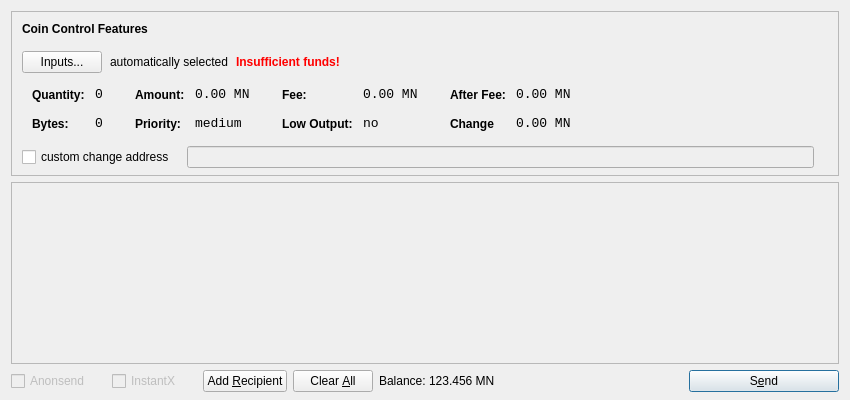
<?xml version="1.0" encoding="UTF-8"?>
<ui version="4.0">
 <class>SendCoinsDialog</class>
 <widget class="QDialog" name="SendCoinsDialog">
  <property name="geometry">
   <rect>
    <x>0</x>
    <y>0</y>
    <width>850</width>
    <height>400</height>
   </rect>
  </property>
  <property name="windowTitle">
   <string>Send Coins</string>
  </property>
  <layout class="QVBoxLayout" name="verticalLayout" stretch="0,1,0">
   <property name="bottomMargin">
    <number>8</number>
   </property>
   <item>
    <widget class="QFrame" name="frameCoinControl">
     <property name="sizePolicy">
      <sizepolicy hsizetype="Expanding" vsizetype="Expanding">
       <horstretch>0</horstretch>
       <verstretch>0</verstretch>
      </sizepolicy>
     </property>
     <property name="maximumSize">
      <size>
       <width>16777215</width>
       <height>16777215</height>
      </size>
     </property>
     <property name="frameShape">
      <enum>QFrame::StyledPanel</enum>
     </property>
     <property name="frameShadow">
      <enum>QFrame::Sunken</enum>
     </property>
     <layout class="QVBoxLayout" name="verticalLayoutCoinControl2">
      <property name="spacing">
       <number>-1</number>
      </property>
      <property name="leftMargin">
       <number>0</number>
      </property>
      <property name="topMargin">
       <number>0</number>
      </property>
      <property name="rightMargin">
       <number>0</number>
      </property>
      <property name="bottomMargin">
       <number>6</number>
      </property>
      <item>
       <layout class="QVBoxLayout" name="verticalLayoutCoinControl" stretch="0,0,0,0,1">
        <property name="spacing">
         <number>0</number>
        </property>
        <property name="leftMargin">
         <number>10</number>
        </property>
        <property name="topMargin">
         <number>10</number>
        </property>
        <item>
         <layout class="QHBoxLayout" name="horizontalLayoutCoinControl1">
          <property name="bottomMargin">
           <number>15</number>
          </property>
          <item>
           <widget class="QLabel" name="labelCoinControlFeatures">
            <property name="sizePolicy">
             <sizepolicy hsizetype="Preferred" vsizetype="Maximum">
              <horstretch>0</horstretch>
              <verstretch>0</verstretch>
             </sizepolicy>
            </property>
            <property name="font">
             <font>
              <weight>75</weight>
              <bold>true</bold>
             </font>
            </property>
            <property name="styleSheet">
             <string notr="true">font-weight:bold;</string>
            </property>
            <property name="text">
             <string>Coin Control Features</string>
            </property>
           </widget>
          </item>
         </layout>
        </item>
        <item>
         <layout class="QHBoxLayout" name="horizontalLayoutCoinControl2" stretch="0,0,0,0">
          <property name="spacing">
           <number>8</number>
          </property>
          <property name="bottomMargin">
           <number>10</number>
          </property>
          <item>
           <widget class="QPushButton" name="pushButtonCoinControl">
            <property name="styleSheet">
             <string notr="true"/>
            </property>
            <property name="text">
             <string>Inputs...</string>
            </property>
           </widget>
          </item>
          <item>
           <widget class="QLabel" name="labelCoinControlAutomaticallySelected">
            <property name="text">
             <string>automatically selected</string>
            </property>
            <property name="margin">
             <number>5</number>
            </property>
           </widget>
          </item>
          <item>
           <widget class="QLabel" name="labelCoinControlInsuffFunds">
            <property name="font">
             <font>
              <weight>75</weight>
              <bold>true</bold>
             </font>
            </property>
            <property name="styleSheet">
             <string notr="true">color:red;font-weight:bold;</string>
            </property>
            <property name="text">
             <string>Insufficient funds!</string>
            </property>
            <property name="margin">
             <number>5</number>
            </property>
           </widget>
          </item>
          <item>
           <spacer name="horizontalSpacerCoinControl">
            <property name="orientation">
             <enum>Qt::Horizontal</enum>
            </property>
            <property name="sizeHint" stdset="0">
             <size>
              <width>40</width>
              <height>1</height>
             </size>
            </property>
           </spacer>
          </item>
         </layout>
        </item>
        <item>
         <widget class="QWidget" name="widgetCoinControl" native="true">
          <property name="sizePolicy">
           <sizepolicy hsizetype="Preferred" vsizetype="Preferred">
            <horstretch>0</horstretch>
            <verstretch>0</verstretch>
           </sizepolicy>
          </property>
          <property name="minimumSize">
           <size>
            <width>0</width>
            <height>0</height>
           </size>
          </property>
          <property name="styleSheet">
           <string notr="true"/>
          </property>
          <layout class="QHBoxLayout" name="horizontalLayoutCoinControl5">
           <property name="margin">
            <number>0</number>
           </property>
           <item>
            <layout class="QHBoxLayout" name="horizontalLayoutCoinControl3" stretch="0,0,0,1">
             <property name="spacing">
              <number>20</number>
             </property>
             <property name="topMargin">
              <number>0</number>
             </property>
             <property name="bottomMargin">
              <number>10</number>
             </property>
             <item>
              <layout class="QFormLayout" name="formLayoutCoinControl1">
               <property name="horizontalSpacing">
                <number>10</number>
               </property>
               <property name="verticalSpacing">
                <number>14</number>
               </property>
               <property name="leftMargin">
                <number>10</number>
               </property>
               <property name="topMargin">
                <number>4</number>
               </property>
               <property name="rightMargin">
                <number>6</number>
               </property>
               <item row="0" column="0">
                <widget class="QLabel" name="labelCoinControlQuantityText">
                 <property name="styleSheet">
                  <string notr="true">font-weight:bold;</string>
                 </property>
                 <property name="text">
                  <string>Quantity:</string>
                 </property>
                 <property name="margin">
                  <number>0</number>
                 </property>
                </widget>
               </item>
               <item row="0" column="1">
                <widget class="QLabel" name="labelCoinControlQuantity">
                 <property name="font">
                  <font>
                   <family>Monospace</family>
                   <pointsize>10</pointsize>
                  </font>
                 </property>
                 <property name="cursor">
                  <cursorShape>IBeamCursor</cursorShape>
                 </property>
                 <property name="contextMenuPolicy">
                  <enum>Qt::ActionsContextMenu</enum>
                 </property>
                 <property name="text">
                  <string>0</string>
                 </property>
                 <property name="margin">
                  <number>0</number>
                 </property>
                 <property name="textInteractionFlags">
                  <set>Qt::LinksAccessibleByMouse|Qt::TextSelectableByKeyboard|Qt::TextSelectableByMouse</set>
                 </property>
                </widget>
               </item>
               <item row="1" column="0">
                <widget class="QLabel" name="labelCoinControlBytesText">
                 <property name="styleSheet">
                  <string notr="true">font-weight:bold;</string>
                 </property>
                 <property name="text">
                  <string>Bytes:</string>
                 </property>
                </widget>
               </item>
               <item row="1" column="1">
                <widget class="QLabel" name="labelCoinControlBytes">
                 <property name="font">
                  <font>
                   <family>Monospace</family>
                   <pointsize>10</pointsize>
                  </font>
                 </property>
                 <property name="cursor">
                  <cursorShape>IBeamCursor</cursorShape>
                 </property>
                 <property name="contextMenuPolicy">
                  <enum>Qt::ActionsContextMenu</enum>
                 </property>
                 <property name="text">
                  <string>0</string>
                 </property>
                 <property name="textInteractionFlags">
                  <set>Qt::LinksAccessibleByMouse|Qt::TextSelectableByKeyboard|Qt::TextSelectableByMouse</set>
                 </property>
                </widget>
               </item>
              </layout>
             </item>
             <item>
              <layout class="QFormLayout" name="formLayoutCoinControl2">
               <property name="horizontalSpacing">
                <number>10</number>
               </property>
               <property name="verticalSpacing">
                <number>14</number>
               </property>
               <property name="leftMargin">
                <number>6</number>
               </property>
               <property name="topMargin">
                <number>4</number>
               </property>
               <property name="rightMargin">
                <number>6</number>
               </property>
               <item row="0" column="0">
                <widget class="QLabel" name="labelCoinControlAmountText">
                 <property name="styleSheet">
                  <string notr="true">font-weight:bold;</string>
                 </property>
                 <property name="text">
                  <string>Amount:</string>
                 </property>
                 <property name="margin">
                  <number>0</number>
                 </property>
                </widget>
               </item>
               <item row="0" column="1">
                <widget class="QLabel" name="labelCoinControlAmount">
                 <property name="font">
                  <font>
                   <family>Monospace</family>
                   <pointsize>10</pointsize>
                  </font>
                 </property>
                 <property name="cursor">
                  <cursorShape>IBeamCursor</cursorShape>
                 </property>
                 <property name="contextMenuPolicy">
                  <enum>Qt::ActionsContextMenu</enum>
                 </property>
                 <property name="text">
                  <string>0.00 MN</string>
                 </property>
                 <property name="textInteractionFlags">
                  <set>Qt::LinksAccessibleByMouse|Qt::TextSelectableByKeyboard|Qt::TextSelectableByMouse</set>
                 </property>
                </widget>
               </item>
               <item row="1" column="0">
                <widget class="QLabel" name="labelCoinControlPriorityText">
                 <property name="styleSheet">
                  <string notr="true">font-weight:bold;</string>
                 </property>
                 <property name="text">
                  <string>Priority:</string>
                 </property>
                </widget>
               </item>
               <item row="1" column="1">
                <widget class="QLabel" name="labelCoinControlPriority">
                 <property name="font">
                  <font>
                   <family>Monospace</family>
                   <pointsize>10</pointsize>
                  </font>
                 </property>
                 <property name="cursor">
                  <cursorShape>IBeamCursor</cursorShape>
                 </property>
                 <property name="contextMenuPolicy">
                  <enum>Qt::ActionsContextMenu</enum>
                 </property>
                 <property name="text">
                  <string>medium</string>
                 </property>
                 <property name="textInteractionFlags">
                  <set>Qt::LinksAccessibleByMouse|Qt::TextSelectableByKeyboard|Qt::TextSelectableByMouse</set>
                 </property>
                </widget>
               </item>
              </layout>
             </item>
             <item>
              <layout class="QFormLayout" name="formLayoutCoinControl3">
               <property name="horizontalSpacing">
                <number>10</number>
               </property>
               <property name="verticalSpacing">
                <number>14</number>
               </property>
               <property name="leftMargin">
                <number>6</number>
               </property>
               <property name="topMargin">
                <number>4</number>
               </property>
               <property name="rightMargin">
                <number>6</number>
               </property>
               <item row="0" column="0">
                <widget class="QLabel" name="labelCoinControlFeeText">
                 <property name="styleSheet">
                  <string notr="true">font-weight:bold;</string>
                 </property>
                 <property name="text">
                  <string>Fee:</string>
                 </property>
                 <property name="margin">
                  <number>0</number>
                 </property>
                </widget>
               </item>
               <item row="0" column="1">
                <widget class="QLabel" name="labelCoinControlFee">
                 <property name="font">
                  <font>
                   <family>Monospace</family>
                   <pointsize>10</pointsize>
                  </font>
                 </property>
                 <property name="cursor">
                  <cursorShape>IBeamCursor</cursorShape>
                 </property>
                 <property name="contextMenuPolicy">
                  <enum>Qt::ActionsContextMenu</enum>
                 </property>
                 <property name="text">
                  <string>0.00 MN</string>
                 </property>
                 <property name="textInteractionFlags">
                  <set>Qt::LinksAccessibleByMouse|Qt::TextSelectableByKeyboard|Qt::TextSelectableByMouse</set>
                 </property>
                </widget>
               </item>
               <item row="1" column="0">
                <widget class="QLabel" name="labelCoinControlLowOutputText">
                 <property name="styleSheet">
                  <string notr="true">font-weight:bold;</string>
                 </property>
                 <property name="text">
                  <string>Low Output:</string>
                 </property>
                </widget>
               </item>
               <item row="1" column="1">
                <widget class="QLabel" name="labelCoinControlLowOutput">
                 <property name="font">
                  <font>
                   <family>Monospace</family>
                   <pointsize>10</pointsize>
                  </font>
                 </property>
                 <property name="cursor">
                  <cursorShape>IBeamCursor</cursorShape>
                 </property>
                 <property name="contextMenuPolicy">
                  <enum>Qt::ActionsContextMenu</enum>
                 </property>
                 <property name="text">
                  <string>no</string>
                 </property>
                 <property name="textInteractionFlags">
                  <set>Qt::LinksAccessibleByMouse|Qt::TextSelectableByKeyboard|Qt::TextSelectableByMouse</set>
                 </property>
                </widget>
               </item>
              </layout>
             </item>
             <item>
              <layout class="QFormLayout" name="formLayoutCoinControl4">
               <property name="horizontalSpacing">
                <number>10</number>
               </property>
               <property name="verticalSpacing">
                <number>14</number>
               </property>
               <property name="leftMargin">
                <number>6</number>
               </property>
               <property name="topMargin">
                <number>4</number>
               </property>
               <property name="rightMargin">
                <number>6</number>
               </property>
               <item row="0" column="0">
                <widget class="QLabel" name="labelCoinControlAfterFeeText">
                 <property name="styleSheet">
                  <string notr="true">font-weight:bold;</string>
                 </property>
                 <property name="text">
                  <string>After Fee:</string>
                 </property>
                 <property name="margin">
                  <number>0</number>
                 </property>
                </widget>
               </item>
               <item row="0" column="1">
                <widget class="QLabel" name="labelCoinControlAfterFee">
                 <property name="font">
                  <font>
                   <family>Monospace</family>
                   <pointsize>10</pointsize>
                  </font>
                 </property>
                 <property name="cursor">
                  <cursorShape>IBeamCursor</cursorShape>
                 </property>
                 <property name="contextMenuPolicy">
                  <enum>Qt::ActionsContextMenu</enum>
                 </property>
                 <property name="text">
                  <string>0.00 MN</string>
                 </property>
                 <property name="textInteractionFlags">
                  <set>Qt::LinksAccessibleByMouse|Qt::TextSelectableByKeyboard|Qt::TextSelectableByMouse</set>
                 </property>
                </widget>
               </item>
               <item row="1" column="0">
                <widget class="QLabel" name="labelCoinControlChangeText">
                 <property name="styleSheet">
                  <string notr="true">font-weight:bold;</string>
                 </property>
                 <property name="text">
                  <string>Change</string>
                 </property>
                </widget>
               </item>
               <item row="1" column="1">
                <widget class="QLabel" name="labelCoinControlChange">
                 <property name="font">
                  <font>
                   <family>Monospace</family>
                   <pointsize>10</pointsize>
                  </font>
                 </property>
                 <property name="cursor">
                  <cursorShape>IBeamCursor</cursorShape>
                 </property>
                 <property name="contextMenuPolicy">
                  <enum>Qt::ActionsContextMenu</enum>
                 </property>
                 <property name="text">
                  <string>0.00 MN</string>
                 </property>
                 <property name="textInteractionFlags">
                  <set>Qt::LinksAccessibleByMouse|Qt::TextSelectableByKeyboard|Qt::TextSelectableByMouse</set>
                 </property>
                </widget>
               </item>
              </layout>
             </item>
            </layout>
           </item>
          </layout>
         </widget>
        </item>
        <item>
         <layout class="QHBoxLayout" name="horizontalLayoutCoinControl4" stretch="0,0,0">
          <property name="spacing">
           <number>12</number>
          </property>
          <property name="sizeConstraint">
           <enum>QLayout::SetDefaultConstraint</enum>
          </property>
          <property name="topMargin">
           <number>5</number>
          </property>
          <property name="rightMargin">
           <number>5</number>
          </property>
          <item>
           <widget class="QCheckBox" name="checkBoxCoinControlChange">
            <property name="text">
             <string>custom change address</string>
            </property>
           </widget>
          </item>
          <item>
           <widget class="QLineEdit" name="lineEditCoinControlChange">
            <property name="enabled">
             <bool>false</bool>
            </property>
            <property name="sizePolicy">
             <sizepolicy hsizetype="Expanding" vsizetype="Fixed">
              <horstretch>0</horstretch>
              <verstretch>0</verstretch>
             </sizepolicy>
            </property>
           </widget>
          </item>
          <item>
           <widget class="QLabel" name="labelCoinControlChangeLabel">
            <property name="sizePolicy">
             <sizepolicy hsizetype="Preferred" vsizetype="Expanding">
              <horstretch>0</horstretch>
              <verstretch>0</verstretch>
             </sizepolicy>
            </property>
            <property name="minimumSize">
             <size>
              <width>0</width>
              <height>0</height>
             </size>
            </property>
            <property name="text">
             <string/>
            </property>
            <property name="margin">
             <number>3</number>
            </property>
           </widget>
          </item>
         </layout>
        </item>
        <item>
         <spacer name="verticalSpacerCoinControl">
          <property name="orientation">
           <enum>Qt::Vertical</enum>
          </property>
          <property name="sizeHint" stdset="0">
           <size>
            <width>800</width>
            <height>1</height>
           </size>
          </property>
         </spacer>
        </item>
       </layout>
      </item>
     </layout>
    </widget>
   </item>
   <item>
    <widget class="QScrollArea" name="scrollArea">
     <property name="widgetResizable">
      <bool>true</bool>
     </property>
     <widget class="QWidget" name="scrollAreaWidgetContents">
      <property name="geometry">
       <rect>
        <x>0</x>
        <y>0</y>
        <width>836</width>
        <height>168</height>
       </rect>
      </property>
      <layout class="QVBoxLayout" name="verticalLayout_2">
       <property name="margin">
        <number>0</number>
       </property>
       <item>
        <layout class="QVBoxLayout" name="entries">
         <property name="spacing">
          <number>6</number>
         </property>
        </layout>
       </item>
       <item>
        <spacer name="verticalSpacer">
         <property name="orientation">
          <enum>Qt::Vertical</enum>
         </property>
         <property name="sizeHint" stdset="0">
          <size>
           <width>20</width>
           <height>40</height>
          </size>
         </property>
        </spacer>
       </item>
      </layout>
     </widget>
    </widget>
   </item>
   <item>
    <layout class="QHBoxLayout" name="horizontalLayout">
     <item>
      <widget class="QCheckBox" name="checkUseAnonsend">
       <property name="enabled">
        <bool>false</bool>
       </property>
       <property name="minimumSize">
        <size>
         <width>95</width>
         <height>0</height>
        </size>
       </property>
       <property name="styleSheet">
        <string notr="true"/>
       </property>
       <property name="text">
        <string>Anonsend</string>
       </property>
       <property name="checked">
        <bool>false</bool>
       </property>
      </widget>
     </item>
     <item>
      <widget class="QCheckBox" name="checkInstantX">
       <property name="enabled">
        <bool>false</bool>
       </property>
       <property name="minimumSize">
        <size>
         <width>85</width>
         <height>0</height>
        </size>
       </property>
       <property name="styleSheet">
        <string notr="true"/>
       </property>
       <property name="text">
        <string>InstantX</string>
       </property>
      </widget>
     </item>
     <item>
      <widget class="QPushButton" name="addButton">
       <property name="toolTip">
        <string>Send to multiple recipients at once</string>
       </property>
       <property name="text">
        <string>Add &amp;Recipient</string>
       </property>
       <property name="icon">
        <iconset resource="../bitcoin.qrc">
         <normaloff>:/icons/add</normaloff>:/icons/add</iconset>
       </property>
       <property name="autoDefault">
        <bool>false</bool>
       </property>
      </widget>
     </item>
     <item>
      <widget class="QPushButton" name="clearButton">
       <property name="sizePolicy">
        <sizepolicy hsizetype="Minimum" vsizetype="Fixed">
         <horstretch>0</horstretch>
         <verstretch>0</verstretch>
        </sizepolicy>
       </property>
       <property name="toolTip">
        <string>Remove all transaction fields</string>
       </property>
       <property name="text">
        <string>Clear &amp;All</string>
       </property>
       <property name="icon">
        <iconset resource="../bitcoin.qrc">
         <normaloff>:/icons/remove</normaloff>:/icons/remove</iconset>
       </property>
       <property name="autoRepeatDelay">
        <number>300</number>
       </property>
       <property name="autoDefault">
        <bool>false</bool>
       </property>
      </widget>
     </item>
     <item>
      <layout class="QHBoxLayout" name="horizontalLayout_2">
       <property name="spacing">
        <number>3</number>
       </property>
       <item>
        <widget class="QLabel" name="label">
         <property name="sizePolicy">
          <sizepolicy hsizetype="Preferred" vsizetype="Fixed">
           <horstretch>0</horstretch>
           <verstretch>0</verstretch>
          </sizepolicy>
         </property>
         <property name="text">
          <string>Balance:</string>
         </property>
        </widget>
       </item>
       <item>
        <widget class="QLabel" name="labelBalance">
         <property name="sizePolicy">
          <sizepolicy hsizetype="Preferred" vsizetype="Fixed">
           <horstretch>0</horstretch>
           <verstretch>0</verstretch>
          </sizepolicy>
         </property>
         <property name="cursor">
          <cursorShape>IBeamCursor</cursorShape>
         </property>
         <property name="text">
          <string>123.456 MN</string>
         </property>
         <property name="textInteractionFlags">
          <set>Qt::LinksAccessibleByMouse|Qt::TextSelectableByKeyboard|Qt::TextSelectableByMouse</set>
         </property>
        </widget>
       </item>
      </layout>
     </item>
     <item>
      <spacer name="horizontalSpacer">
       <property name="orientation">
        <enum>Qt::Horizontal</enum>
       </property>
       <property name="sizeHint" stdset="0">
        <size>
         <width>40</width>
         <height>20</height>
        </size>
       </property>
      </spacer>
     </item>
     <item>
      <widget class="QPushButton" name="sendButton">
       <property name="minimumSize">
        <size>
         <width>150</width>
         <height>0</height>
        </size>
       </property>
       <property name="toolTip">
        <string>Confirm the send action</string>
       </property>
       <property name="text">
        <string>S&amp;end</string>
       </property>
       <property name="icon">
        <iconset resource="../bitcoin.qrc">
         <normaloff>:/icons/send</normaloff>:/icons/send</iconset>
       </property>
       <property name="default">
        <bool>true</bool>
       </property>
      </widget>
     </item>
    </layout>
   </item>
  </layout>
 </widget>
 <resources>
  <include location="../bitcoin.qrc"/>
 </resources>
 <connections/>
</ui>
